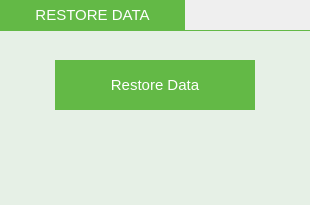
              <widget class="QFrame" name="frame_23">
               <property name="frameShape">
                <enum>QFrame::NoFrame</enum>
               </property>
               <property name="frameShadow">
                <enum>QFrame::Plain</enum>
               </property>
               <layout class="QVBoxLayout" name="verticalLayout_17">
                <property name="spacing">
                 <number>0</number>
                </property>
                <property name="leftMargin">
                 <number>0</number>
                </property>
                <property name="topMargin">
                 <number>0</number>
                </property>
                <property name="rightMargin">
                 <number>0</number>
                </property>
                <property name="bottomMargin">
                 <number>0</number>
                </property>
                <item>
                 <layout class="QHBoxLayout" name="horizontalLayout_56">
                  <item>
                   <widget class="QLabel" name="label_63">
                    <property name="minimumSize">
                     <size>
                      <width>185</width>
                      <height>30</height>
                     </size>
                    </property>
                    <property name="maximumSize">
                     <size>
                      <width>185</width>
                      <height>30</height>
                     </size>
                    </property>
                    <property name="font">
                     <font>
                      <pointsize>11</pointsize>
                     </font>
                    </property>
                    <property name="styleSheet">
                     <string notr="true">background-color: #63b946;
color: #ffffff;
padding: 3px;</string>
                    </property>
                    <property name="text">
                     <string>RESTORE DATA</string>
                    </property>
                    <property name="alignment">
                     <set>Qt::AlignCenter</set>
                    </property>
                   </widget>
                  </item>
                  <item>
                   <spacer name="horizontalSpacer_50">
                    <property name="orientation">
                     <enum>Qt::Horizontal</enum>
                    </property>
                    <property name="sizeHint" stdset="0">
                     <size>
                      <width>40</width>
                      <height>20</height>
                     </size>
                    </property>
                   </spacer>
                  </item>
                 </layout>
                </item>
                <item>
                 <widget class="QLabel" name="label_64">
                  <property name="maximumSize">
                   <size>
                    <width>16777215</width>
                    <height>1</height>
                   </size>
                  </property>
                  <property name="styleSheet">
                   <string notr="true">background-color: #63b946;</string>
                  </property>
                  <property name="text">
                   <string/>
                  </property>
                 </widget>
                </item>
                <item>
                 <widget class="QFrame" name="frame_27">
                  <property name="sizePolicy">
                   <sizepolicy hsizetype="Expanding" vsizetype="Expanding">
                    <horstretch>0</horstretch>
                    <verstretch>0</verstretch>
                   </sizepolicy>
                  </property>
                  <property name="styleSheet">
                   <string notr="true">background-color:rgb(230, 240, 230);</string>
                  </property>
                  <property name="frameShape">
                   <enum>QFrame::NoFrame</enum>
                  </property>
                  <property name="frameShadow">
                   <enum>QFrame::Plain</enum>
                  </property>
                  <layout class="QGridLayout" name="gridLayout_30">
                   <item row="1" column="0">
                    <spacer name="horizontalSpacer_51">
                     <property name="orientation">
                      <enum>Qt::Horizontal</enum>
                     </property>
                     <property name="sizeHint" stdset="0">
                      <size>
                       <width>40</width>
                       <height>20</height>
                      </size>
                     </property>
                    </spacer>
                   </item>
                   <item row="1" column="1">
                    <widget class="QPushButton" name="restoreDataButton">
                     <property name="minimumSize">
                      <size>
                       <width>200</width>
                       <height>50</height>
                      </size>
                     </property>
                     <property name="maximumSize">
                      <size>
                       <width>200</width>
                       <height>50</height>
                      </size>
                     </property>
                     <property name="font">
                      <font>
                       <pointsize>11</pointsize>
                      </font>
                     </property>
                     <property name="styleSheet">
                      <string notr="true">QPushButton#restoreDataButton{
	color: #ffffff;
	background-color: #63b946;
	border: 0px;
	padding-right: 5px;
	padding-left: 5px;
}
QPushButton#restoreDataButton:hover{
	color: #000000;
	background-color: rgb(255, 255, 255);
}
QPushButton#restoreDataButton:pressed{
	color: #000000;
	background-color: #f2f2f2;
}</string>
                     </property>
                     <property name="text">
                      <string>Restore Data</string>
                     </property>
                    </widget>
                   </item>
                   <item row="0" column="1">
                    <spacer name="verticalSpacer_18">
                     <property name="orientation">
                      <enum>Qt::Vertical</enum>
                     </property>
                     <property name="sizeType">
                      <enum>QSizePolicy::Preferred</enum>
                     </property>
                     <property name="sizeHint" stdset="0">
                      <size>
                       <width>20</width>
                       <height>20</height>
                      </size>
                     </property>
                    </spacer>
                   </item>
                   <item row="3" column="1">
                    <spacer name="verticalSpacer_23">
                     <property name="orientation">
                      <enum>Qt::Vertical</enum>
                     </property>
                     <property name="sizeHint" stdset="0">
                      <size>
                       <width>20</width>
                       <height>40</height>
                      </size>
                     </property>
                    </spacer>
                   </item>
                   <item row="1" column="2">
                    <spacer name="horizontalSpacer_52">
                     <property name="orientation">
                      <enum>Qt::Horizontal</enum>
                     </property>
                     <property name="sizeHint" stdset="0">
                      <size>
                       <width>40</width>
                       <height>20</height>
                      </size>
                     </property>
                    </spacer>
                   </item>
                   <item row="2" column="0" colspan="3">
                    <widget class="QLabel" name="restoreDataAnimLabel">
                     <property name="minimumSize">
                      <size>
                       <width>50</width>
                       <height>40</height>
                      </size>
                     </property>
                     <property name="text">
                      <string/>
                     </property>
                     <property name="alignment">
                      <set>Qt::AlignCenter</set>
                     </property>
                    </widget>
                   </item>
                  </layout>
                 </widget>
                </item>
               </layout>
              </widget>
